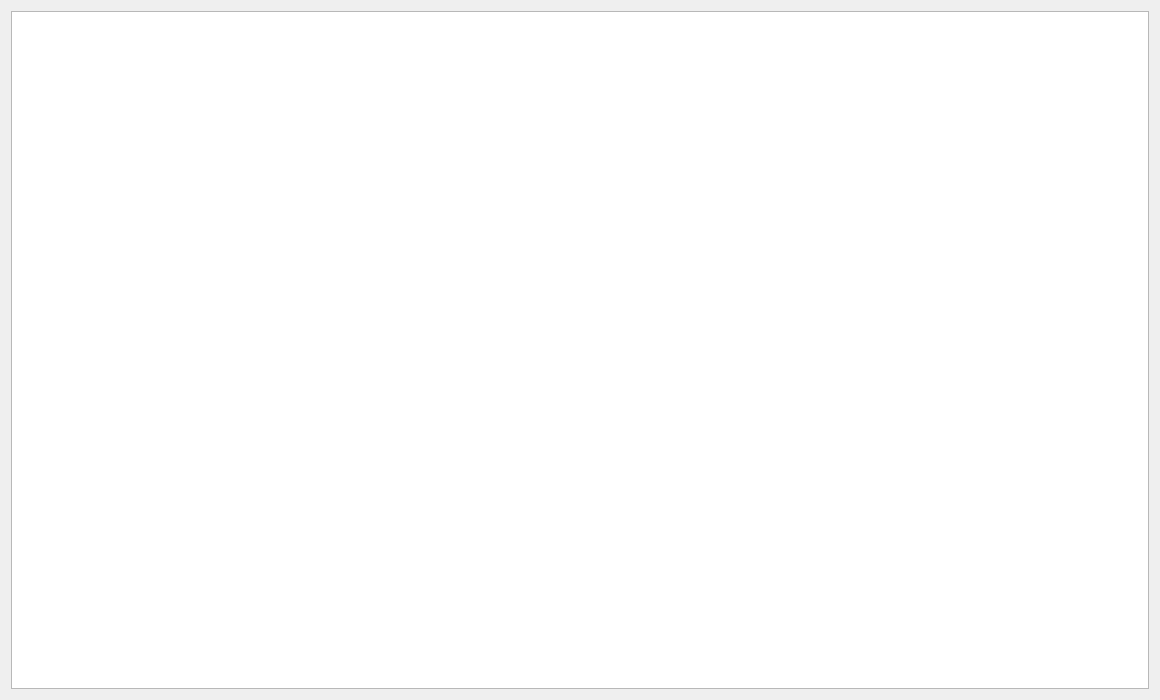
<?xml version="1.0" encoding="UTF-8"?>
<ui version="4.0">
 <class>AllWidget</class>
 <widget class="QWidget" name="AllWidget">
  <property name="geometry">
   <rect>
    <x>0</x>
    <y>0</y>
    <width>1160</width>
    <height>700</height>
   </rect>
  </property>
  <property name="windowTitle">
   <string>Form</string>
  </property>
  <layout class="QVBoxLayout" name="verticalLayout_2">
   <item>
    <layout class="QVBoxLayout" name="verticalLayout">
     <item>
      <widget class="QTableView" name="allTView">
       <property name="autoScrollMargin">
        <number>16</number>
       </property>
       <property name="selectionBehavior">
        <enum>QAbstractItemView::SelectRows</enum>
       </property>
       <property name="verticalScrollMode">
        <enum>QAbstractItemView::ScrollPerPixel</enum>
       </property>
       <property name="horizontalScrollMode">
        <enum>QAbstractItemView::ScrollPerPixel</enum>
       </property>
       <property name="gridStyle">
        <enum>Qt::NoPen</enum>
       </property>
       <property name="sortingEnabled">
        <bool>true</bool>
       </property>
       <attribute name="horizontalHeaderMinimumSectionSize">
        <number>30</number>
       </attribute>
       <attribute name="horizontalHeaderDefaultSectionSize">
        <number>30</number>
       </attribute>
       <attribute name="verticalHeaderVisible">
        <bool>false</bool>
       </attribute>
       <attribute name="verticalHeaderMinimumSectionSize">
        <number>30</number>
       </attribute>
       <attribute name="verticalHeaderDefaultSectionSize">
        <number>30</number>
       </attribute>
       <attribute name="verticalHeaderHighlightSections">
        <bool>false</bool>
       </attribute>
      </widget>
     </item>
    </layout>
   </item>
  </layout>
 </widget>
 <resources/>
 <connections/>
</ui>
